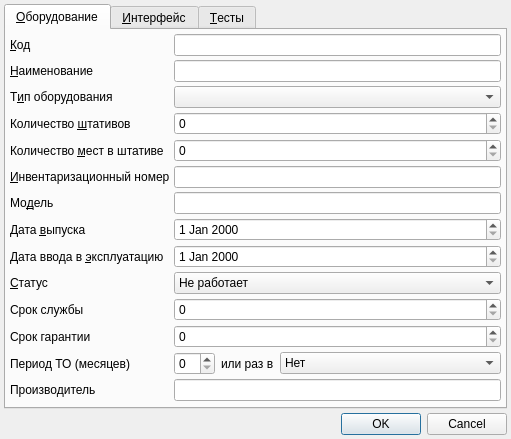
<?xml version="1.0" encoding="UTF-8"?>
<ui version="4.0">
 <class>RBEquipmentEditorDialog</class>
 <widget class="QDialog" name="RBEquipmentEditorDialog">
  <property name="geometry">
   <rect>
    <x>0</x>
    <y>0</y>
    <width>511</width>
    <height>413</height>
   </rect>
  </property>
  <property name="windowTitle">
   <string>Dialog</string>
  </property>
  <layout class="QGridLayout" name="gridLayout_2">
   <property name="margin">
    <number>4</number>
   </property>
   <property name="spacing">
    <number>4</number>
   </property>
   <item row="2" column="0">
    <widget class="QDialogButtonBox" name="buttonBox">
     <property name="orientation">
      <enum>Qt::Horizontal</enum>
     </property>
     <property name="standardButtons">
      <set>QDialogButtonBox::Cancel|QDialogButtonBox::Ok</set>
     </property>
    </widget>
   </item>
   <item row="1" column="0">
    <widget class="QTabWidget" name="tabWidget">
     <property name="currentIndex">
      <number>0</number>
     </property>
     <widget class="QWidget" name="tabEquipment">
      <attribute name="title">
       <string>&amp;Оборудование</string>
      </attribute>
      <layout class="QGridLayout" name="gridLayout_3">
       <property name="margin">
        <number>4</number>
       </property>
       <property name="spacing">
        <number>4</number>
       </property>
       <item row="0" column="0">
        <widget class="QLabel" name="lblCode">
         <property name="text">
          <string>&amp;Код</string>
         </property>
         <property name="buddy">
          <cstring>edtCode</cstring>
         </property>
        </widget>
       </item>
       <item row="0" column="1">
        <widget class="QLineEdit" name="edtCode"/>
       </item>
       <item row="1" column="0">
        <widget class="QLabel" name="lblName">
         <property name="text">
          <string>&amp;Наименование</string>
         </property>
         <property name="buddy">
          <cstring>edtName</cstring>
         </property>
        </widget>
       </item>
       <item row="1" column="1">
        <widget class="QLineEdit" name="edtName"/>
       </item>
       <item row="2" column="0">
        <widget class="QLabel" name="lblEquipmentType">
         <property name="text">
          <string>Т&amp;ип оборудования</string>
         </property>
         <property name="buddy">
          <cstring>cmbEquipmentType</cstring>
         </property>
        </widget>
       </item>
       <item row="2" column="1">
        <widget class="CRBComboBox" name="cmbEquipmentType"/>
       </item>
       <item row="5" column="0">
        <widget class="QLabel" name="lblInventoryNumber">
         <property name="text">
          <string>&amp;Инвентаризационный номер</string>
         </property>
         <property name="buddy">
          <cstring>edtInventoryNumber</cstring>
         </property>
        </widget>
       </item>
       <item row="5" column="1">
        <widget class="QLineEdit" name="edtInventoryNumber"/>
       </item>
       <item row="6" column="0">
        <widget class="QLabel" name="lblModel">
         <property name="text">
          <string>Мо&amp;дель</string>
         </property>
         <property name="buddy">
          <cstring>edtModel</cstring>
         </property>
        </widget>
       </item>
       <item row="6" column="1">
        <widget class="QLineEdit" name="edtModel"/>
       </item>
       <item row="7" column="0">
        <widget class="QLabel" name="lblReleaseDate">
         <property name="text">
          <string>Дата &amp;выпуска</string>
         </property>
         <property name="buddy">
          <cstring>edtReleaseDate</cstring>
         </property>
        </widget>
       </item>
       <item row="7" column="1">
        <widget class="CDateEdit" name="edtReleaseDate"/>
       </item>
       <item row="8" column="0">
        <widget class="QLabel" name="lblStartupDate">
         <property name="text">
          <string>Дата ввода в &amp;эксплуатацию</string>
         </property>
         <property name="buddy">
          <cstring>edtStartupDate</cstring>
         </property>
        </widget>
       </item>
       <item row="8" column="1">
        <widget class="CDateEdit" name="edtStartupDate"/>
       </item>
       <item row="9" column="0">
        <widget class="QLabel" name="lblStatus">
         <property name="text">
          <string>&amp;Статус</string>
         </property>
         <property name="buddy">
          <cstring>cmbStatus</cstring>
         </property>
        </widget>
       </item>
       <item row="9" column="1">
        <widget class="QComboBox" name="cmbStatus">
         <item>
          <property name="text">
           <string>Не работает</string>
          </property>
         </item>
         <item>
          <property name="text">
           <string>Работает</string>
          </property>
         </item>
        </widget>
       </item>
       <item row="10" column="0">
        <widget class="QLabel" name="lblEmploymentTerm">
         <property name="text">
          <string>Срок службы</string>
         </property>
         <property name="buddy">
          <cstring>edtEmploymentTerm</cstring>
         </property>
        </widget>
       </item>
       <item row="10" column="1">
        <widget class="QSpinBox" name="edtEmploymentTerm"/>
       </item>
       <item row="11" column="0">
        <widget class="QLabel" name="lblWarrantyTerm">
         <property name="text">
          <string>Срок гарантии</string>
         </property>
         <property name="buddy">
          <cstring>edtWarrantyTerm</cstring>
         </property>
        </widget>
       </item>
       <item row="11" column="1">
        <widget class="QSpinBox" name="edtWarrantyTerm"/>
       </item>
       <item row="12" column="0">
        <widget class="QLabel" name="lblMaintenancePeriod">
         <property name="frameShape">
          <enum>QFrame::NoFrame</enum>
         </property>
         <property name="frameShadow">
          <enum>QFrame::Plain</enum>
         </property>
         <property name="lineWidth">
          <number>1</number>
         </property>
         <property name="text">
          <string>Период ТО (месяцев)</string>
         </property>
         <property name="buddy">
          <cstring>edtMaintenancePeriod</cstring>
         </property>
        </widget>
       </item>
       <item row="12" column="1">
        <widget class="QWidget" name="widget" native="true">
         <layout class="QGridLayout" name="gridLayout">
          <property name="sizeConstraint">
           <enum>QLayout::SetDefaultConstraint</enum>
          </property>
          <property name="horizontalSpacing">
           <number>6</number>
          </property>
          <property name="verticalSpacing">
           <number>0</number>
          </property>
          <property name="margin">
           <number>0</number>
          </property>
          <item row="0" column="0">
           <widget class="QSpinBox" name="edtMaintenancePeriod"/>
          </item>
          <item row="0" column="1">
           <widget class="QLabel" name="lblMaintenanceSingleInPeriod">
            <property name="sizePolicy">
             <sizepolicy hsizetype="Preferred" vsizetype="Preferred">
              <horstretch>0</horstretch>
              <verstretch>0</verstretch>
             </sizepolicy>
            </property>
            <property name="text">
             <string>или раз в</string>
            </property>
            <property name="buddy">
             <cstring>cmbMaintenanceSingleInPeriod</cstring>
            </property>
           </widget>
          </item>
          <item row="0" column="2">
           <widget class="QComboBox" name="cmbMaintenanceSingleInPeriod">
            <property name="sizePolicy">
             <sizepolicy hsizetype="Expanding" vsizetype="Fixed">
              <horstretch>0</horstretch>
              <verstretch>0</verstretch>
             </sizepolicy>
            </property>
            <item>
             <property name="text">
              <string>Нет</string>
             </property>
            </item>
            <item>
             <property name="text">
              <string>Неделя</string>
             </property>
            </item>
            <item>
             <property name="text">
              <string>Месяц</string>
             </property>
            </item>
            <item>
             <property name="text">
              <string>Квартал</string>
             </property>
            </item>
            <item>
             <property name="text">
              <string>Полугодие</string>
             </property>
            </item>
            <item>
             <property name="text">
              <string>Год</string>
             </property>
            </item>
           </widget>
          </item>
         </layout>
        </widget>
       </item>
       <item row="14" column="1">
        <spacer name="verticalSpacer">
         <property name="orientation">
          <enum>Qt::Vertical</enum>
         </property>
         <property name="sizeHint" stdset="0">
          <size>
           <width>20</width>
           <height>40</height>
          </size>
         </property>
        </spacer>
       </item>
       <item row="3" column="0">
        <widget class="QLabel" name="lblTripod">
         <property name="text">
          <string>Количество &amp;штативов</string>
         </property>
         <property name="buddy">
          <cstring>edtTripod</cstring>
         </property>
        </widget>
       </item>
       <item row="4" column="0">
        <widget class="QLabel" name="lblTripodCapacity">
         <property name="text">
          <string>Количество &amp;мест в штативе</string>
         </property>
         <property name="buddy">
          <cstring>edtTripodCapacity</cstring>
         </property>
        </widget>
       </item>
       <item row="3" column="1">
        <widget class="QSpinBox" name="edtTripod">
         <property name="maximum">
          <number>100000</number>
         </property>
        </widget>
       </item>
       <item row="4" column="1">
        <widget class="QSpinBox" name="edtTripodCapacity">
         <property name="maximum">
          <number>100000</number>
         </property>
        </widget>
       </item>
       <item row="13" column="0">
        <widget class="QLabel" name="lblManufacturer">
         <property name="text">
          <string>Производитель</string>
         </property>
         <property name="buddy">
          <cstring>edtManufacturer</cstring>
         </property>
        </widget>
       </item>
       <item row="13" column="1">
        <widget class="QLineEdit" name="edtManufacturer"/>
       </item>
      </layout>
     </widget>
     <widget class="QWidget" name="tabInterface">
      <attribute name="title">
       <string>&amp;Интерфейс</string>
      </attribute>
      <layout class="QGridLayout" name="gridLayout_5">
       <property name="margin">
        <number>4</number>
       </property>
       <property name="spacing">
        <number>4</number>
       </property>
       <item row="0" column="0">
        <widget class="QLabel" name="lblProtocol">
         <property name="text">
          <string>&amp;Протокол</string>
         </property>
         <property name="buddy">
          <cstring>cmbProtocol</cstring>
         </property>
        </widget>
       </item>
       <item row="0" column="1">
        <widget class="QComboBox" name="cmbProtocol">
         <item>
          <property name="text">
           <string>hl2.5 через SOAP по предложению AKSi</string>
          </property>
         </item>
         <item>
          <property name="text">
           <string>Обмен файлами по ASTM E-1381 и E-1394</string>
          </property>
         </item>
        </widget>
       </item>
       <item row="1" column="0">
        <widget class="QLabel" name="lblAddress">
         <property name="text">
          <string>&amp;Адрес</string>
         </property>
         <property name="buddy">
          <cstring>edtAddress</cstring>
         </property>
        </widget>
       </item>
       <item row="1" column="1">
        <widget class="QLineEdit" name="edtAddress">
         <property name="toolTip">
          <string>&lt;!DOCTYPE HTML PUBLIC &quot;-//W3C//DTD HTML 4.0//EN&quot; &quot;http://www.w3.org/TR/REC-html40/strict.dtd&quot;&gt;
&lt;html&gt;&lt;head&gt;&lt;meta name=&quot;qrichtext&quot; content=&quot;1&quot; /&gt;&lt;style type=&quot;text/css&quot;&gt;
p, li { white-space: pre-wrap; }
&lt;/style&gt;&lt;/head&gt;&lt;body style=&quot; font-family:'Tahoma'; font-size:8pt; font-weight:400; font-style:normal;&quot;&gt;
&lt;p style=&quot; margin-top:0px; margin-bottom:0px; margin-left:0px; margin-right:0px; -qt-block-indent:0; text-indent:0px;&quot;&gt;URL для обмена базирующегося на SOAP;&lt;/p&gt;
&lt;p style=&quot; margin-top:0px; margin-bottom:0px; margin-left:0px; margin-right:0px; -qt-block-indent:0; text-indent:0px;&quot;&gt;JSON-описание параметров соединения,&lt;/p&gt;
&lt;p style=&quot; margin-top:0px; margin-bottom:0px; margin-left:0px; margin-right:0px; -qt-block-indent:0; text-indent:0px;&quot;&gt;например&lt;/p&gt;
&lt;p style=&quot; margin-top:0px; margin-bottom:0px; margin-left:0px; margin-right:0px; -qt-block-indent:0; text-indent:0px;&quot;&gt;{&lt;/p&gt;
&lt;p style=&quot; margin-top:0px; margin-bottom:0px; margin-left:0px; margin-right:0px; -qt-block-indent:0; text-indent:0px;&quot;&gt;    &amp;quot;&lt;span style=&quot; font-weight:600;&quot;&gt;dir&lt;/span&gt;&amp;quot;:&amp;quot;/var/lab/exchange/out&amp;quot;,&lt;/p&gt;
&lt;p style=&quot; margin-top:0px; margin-bottom:0px; margin-left:0px; margin-right:0px; -qt-block-indent:0; text-indent:0px;&quot;&gt;    &amp;quot;&lt;span style=&quot; font-weight:600;&quot;&gt;prefix&lt;/span&gt;&amp;quot;:&amp;quot;req&amp;quot;,&lt;/p&gt;
&lt;p style=&quot; margin-top:0px; margin-bottom:0px; margin-left:0px; margin-right:0px; -qt-block-indent:0; text-indent:0px;&quot;&gt;    &amp;quot;&lt;span style=&quot; font-weight:600;&quot;&gt;dataExt&lt;/span&gt;&amp;quot;:&amp;quot;.req&amp;quot;,&lt;/p&gt;
&lt;p style=&quot; margin-top:0px; margin-bottom:0px; margin-left:0px; margin-right:0px; -qt-block-indent:0; text-indent:0px;&quot;&gt;    &amp;quot;&lt;span style=&quot; font-weight:600;&quot;&gt;signalExt&lt;/span&gt;&amp;quot;:&amp;quot;.ok&amp;quot;, &lt;/p&gt;
&lt;p style=&quot; margin-top:0px; margin-bottom:0px; margin-left:0px; margin-right:0px; -qt-block-indent:0; text-indent:0px;&quot;&gt;    &amp;quot;&lt;span style=&quot; font-weight:600;&quot;&gt;encoding&lt;/span&gt;&amp;quot;:&amp;quot;cp1251&amp;quot;&lt;/p&gt;
&lt;p style=&quot; margin-top:0px; margin-bottom:0px; margin-left:0px; margin-right:0px; -qt-block-indent:0; text-indent:0px;&quot;&gt;}&lt;/p&gt;
&lt;p style=&quot; margin-top:0px; margin-bottom:0px; margin-left:0px; margin-right:0px; -qt-block-indent:0; text-indent:0px;&quot;&gt;для файлового обмена по протоколу ASTM E-1381&lt;/p&gt;&lt;/body&gt;&lt;/html&gt;</string>
         </property>
        </widget>
       </item>
       <item row="2" column="0">
        <widget class="QLabel" name="lblOwnName">
         <property name="text">
          <string>Наименование &amp;своей стороны</string>
         </property>
         <property name="buddy">
          <cstring>edtOwnName</cstring>
         </property>
        </widget>
       </item>
       <item row="2" column="1">
        <widget class="QLineEdit" name="edtOwnName">
         <property name="toolTip">
          <string>Если про протоколу требуется &quot;представиться&quot;</string>
         </property>
        </widget>
       </item>
       <item row="3" column="0">
        <widget class="QLabel" name="lblLabName">
         <property name="text">
          <string>Наименование стороны &amp;ЛИС</string>
         </property>
         <property name="buddy">
          <cstring>edtLabName</cstring>
         </property>
        </widget>
       </item>
       <item row="3" column="1">
        <widget class="QLineEdit" name="edtLabName">
         <property name="toolTip">
          <string>Если по протоколу требуется &quot;назвать&quot; другую сторону</string>
         </property>
        </widget>
       </item>
       <item row="4" column="0">
        <spacer name="verticalSpacer_2">
         <property name="orientation">
          <enum>Qt::Vertical</enum>
         </property>
         <property name="sizeHint" stdset="0">
          <size>
           <width>20</width>
           <height>239</height>
          </size>
         </property>
        </spacer>
       </item>
      </layout>
     </widget>
     <widget class="QWidget" name="tabTests">
      <attribute name="title">
       <string>&amp;Тесты</string>
      </attribute>
      <layout class="QGridLayout" name="gridLayout_4">
       <property name="margin">
        <number>4</number>
       </property>
       <item row="0" column="0">
        <widget class="CInDocTableView" name="tblTests"/>
       </item>
      </layout>
     </widget>
    </widget>
   </item>
  </layout>
 </widget>
 <customwidgets>
  <customwidget>
   <class>CDateEdit</class>
   <extends>QDateEdit</extends>
   <header>library/DateEdit</header>
  </customwidget>
  <customwidget>
   <class>CRBComboBox</class>
   <extends>QComboBox</extends>
   <header>library/crbcombobox.h</header>
  </customwidget>
  <customwidget>
   <class>CInDocTableView</class>
   <extends>QTableView</extends>
   <header>library/InDocTable.h</header>
  </customwidget>
 </customwidgets>
 <tabstops>
  <tabstop>tabWidget</tabstop>
  <tabstop>edtCode</tabstop>
  <tabstop>edtName</tabstop>
  <tabstop>cmbEquipmentType</tabstop>
  <tabstop>edtTripod</tabstop>
  <tabstop>edtTripodCapacity</tabstop>
  <tabstop>edtInventoryNumber</tabstop>
  <tabstop>edtModel</tabstop>
  <tabstop>edtReleaseDate</tabstop>
  <tabstop>edtStartupDate</tabstop>
  <tabstop>cmbStatus</tabstop>
  <tabstop>edtEmploymentTerm</tabstop>
  <tabstop>edtWarrantyTerm</tabstop>
  <tabstop>edtMaintenancePeriod</tabstop>
  <tabstop>cmbMaintenanceSingleInPeriod</tabstop>
  <tabstop>edtManufacturer</tabstop>
  <tabstop>cmbProtocol</tabstop>
  <tabstop>edtAddress</tabstop>
  <tabstop>edtOwnName</tabstop>
  <tabstop>edtLabName</tabstop>
  <tabstop>tblTests</tabstop>
  <tabstop>buttonBox</tabstop>
 </tabstops>
 <resources/>
 <connections>
  <connection>
   <sender>buttonBox</sender>
   <signal>accepted()</signal>
   <receiver>RBEquipmentEditorDialog</receiver>
   <slot>accept()</slot>
   <hints>
    <hint type="sourcelabel">
     <x>256</x>
     <y>506</y>
    </hint>
    <hint type="destinationlabel">
     <x>157</x>
     <y>274</y>
    </hint>
   </hints>
  </connection>
  <connection>
   <sender>buttonBox</sender>
   <signal>rejected()</signal>
   <receiver>RBEquipmentEditorDialog</receiver>
   <slot>reject()</slot>
   <hints>
    <hint type="sourcelabel">
     <x>324</x>
     <y>506</y>
    </hint>
    <hint type="destinationlabel">
     <x>286</x>
     <y>274</y>
    </hint>
   </hints>
  </connection>
 </connections>
</ui>
